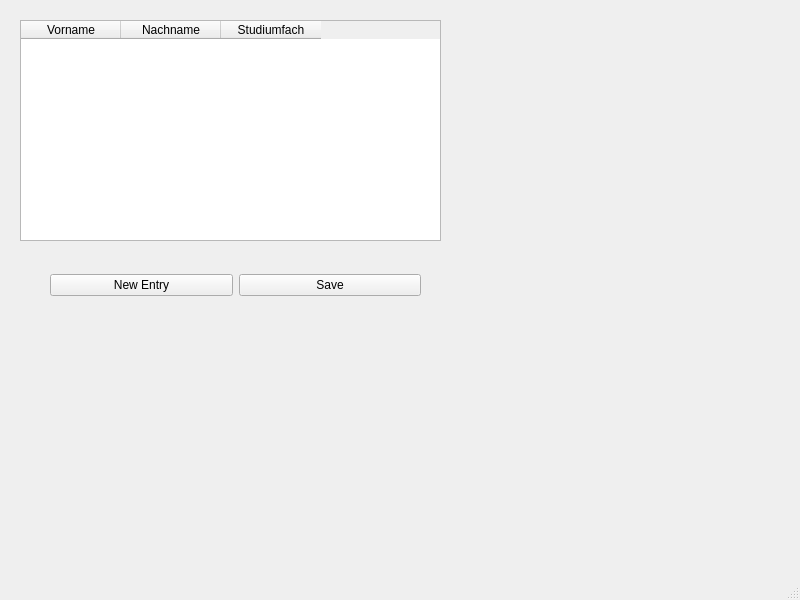
<?xml version="1.0" encoding="UTF-8"?>
<ui version="4.0">
 <class>MainWindow</class>
 <widget class="QMainWindow" name="MainWindow">
  <property name="geometry">
   <rect>
    <x>0</x>
    <y>0</y>
    <width>800</width>
    <height>600</height>
   </rect>
  </property>
  <property name="windowTitle">
   <string>MainWindow</string>
  </property>
  <widget class="QWidget" name="centralwidget">
   <widget class="QTableWidget" name="tableWidget">
    <property name="geometry">
     <rect>
      <x>20</x>
      <y>20</y>
      <width>421</width>
      <height>221</height>
     </rect>
    </property>
    <attribute name="horizontalHeaderCascadingSectionResizes">
     <bool>false</bool>
    </attribute>
    <attribute name="horizontalHeaderShowSortIndicator" stdset="0">
     <bool>false</bool>
    </attribute>
    <attribute name="verticalHeaderStretchLastSection">
     <bool>false</bool>
    </attribute>
    <column>
     <property name="text">
      <string>Vorname</string>
     </property>
    </column>
    <column>
     <property name="text">
      <string>Nachname</string>
     </property>
    </column>
    <column>
     <property name="text">
      <string>Studiumfach</string>
     </property>
    </column>
   </widget>
   <widget class="QWidget" name="horizontalLayoutWidget">
    <property name="geometry">
     <rect>
      <x>50</x>
      <y>260</y>
      <width>371</width>
      <height>51</height>
     </rect>
    </property>
    <layout class="QHBoxLayout" name="horizontalLayout">
     <item>
      <widget class="QPushButton" name="pushButton_2">
       <property name="text">
        <string>New Entry</string>
       </property>
      </widget>
     </item>
     <item>
      <widget class="QPushButton" name="newentry">
       <property name="text">
        <string>Save</string>
       </property>
      </widget>
     </item>
    </layout>
   </widget>
  </widget>
  <widget class="QMenuBar" name="menubar">
   <property name="geometry">
    <rect>
     <x>0</x>
     <y>0</y>
     <width>800</width>
     <height>22</height>
    </rect>
   </property>
  </widget>
  <widget class="QStatusBar" name="statusbar"/>
 </widget>
 <resources/>
 <connections/>
</ui>
